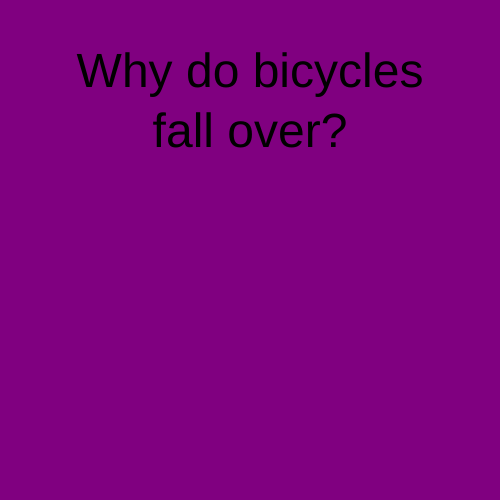
Frame 1 (no input)
Frame 60 (no input): identical to frame 1, image omitted
Frame 120 (the mouse pressed at the canvas centre since frame 60): identical to frame 1, image omitted

The p5.js sketch that drew this single still picture (run headless with seeded random() and noise() and a simulated clock; from frame 60 on, the mouse is pressed at the canvas centre):

// p5.js sketch
// ── sketch.js
let state = 0;
let timer = 0;

function setup() {
  createCanvas(500, 500);
  textAlign(CENTER);
  rectMode(CENTER);
  textSize(48);
}

function draw() {
  switch (state) {
    case 0:
      background('purple');
      text("Why do bicycles\nfall over?", width / 2, height / 2, 400, 400);
      break;
    case 1:
      background('blue');
      text("Because they're two tired", width / 2, height / 2, 400, 400)
      break;

  }
  timer++;
  if (timer > 3 * 60) {
    state++;
    timer = 0;
    if (state > 1) {
      state = 0;
    }
  }
}
